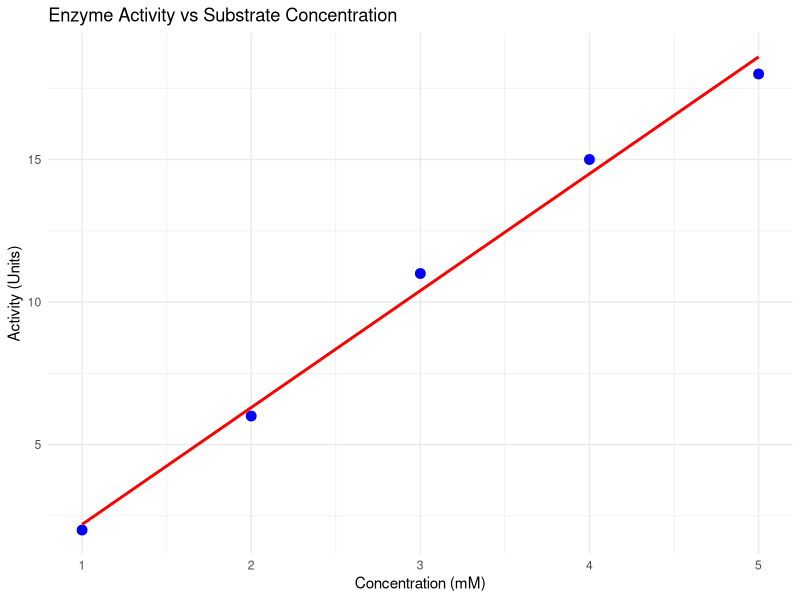

This chart was generated by the following R code:

install.packages("ggplot2")   # only first time
library(ggplot2)

df <- data.frame(
  concentration = c(1, 2, 3, 4, 5),
  activity = c(2, 6, 11, 15, 18)
)

ggplot(df, aes(x = concentration, y = activity)) +
  geom_point(size = 3, color = "blue") +
  geom_smooth(method = "lm", se = FALSE, color = "red") +
  ggtitle("Enzyme Activity vs Substrate Concentration") +
  xlab("Concentration (mM)") +
  ylab("Activity (Units)") +
  theme_minimal()
